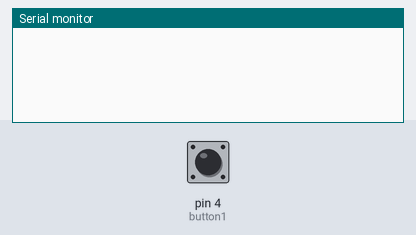
Simulated run of this sketch. Board: Arduino Uno, built with avr-gcc and run on an emulated ATmega328P. On the bench: the last lines printed to the serial monitor. The test bench sets the inputs (shaded band); at power-on: pin 4 (button1) HIGH. The modem accepts every AT command (registered, SIM ready, sends succeed) and sends nothing else.

Above: at 2.2 s.
2.3 s: pin 4 (button1) pulled LOW for 0.15 s
At 2.79 s:
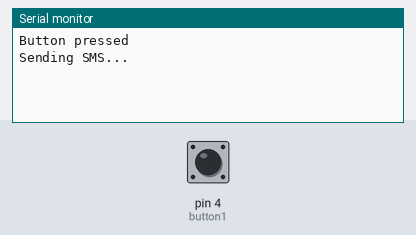
At 3.8 s:
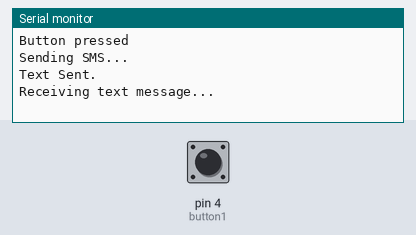

The sketch:

sms_sender.ino
```cpp
/* This code works with Sim800L and a push button
 * Press the button to send a simple SMS/Text to a specified phone number
 * Refer to www.SurtrTech.com for more details
 */

#include <SoftwareSerial.h>

SoftwareSerial sim800l(2, 3); // RX,TX for the Arduino and for the module it's TXD RXD, they should be inverted

#define button1 4 //Button pin, on the other pin it's wired with GND

bool button_State; //Button state


void setup()
{

  pinMode(button1, INPUT_PULLUP); //The button is always on HIGH level, when pressed it goes LOW
  sim800l.begin(9600);   //Module baude rate, this is on max, it depends on the version
  Serial.begin(9600);
  delay(1000);
}

void loop()
{


  button_State = digitalRead(button1);   //We are constantly reading the button State

  if (button_State == LOW) {            //And if it's pressed
    Serial.println("Button pressed");   //Shows this message on the serial monitor
    delay(200);                         //Small delay to avoid detecting the button press many times

    SendSMS();                          //And this function is called

 }

  if (sim800l.available()){            //Displays on the serial monitor if there's a communication from the module
    receivesms();
  }


}


void SendSMS()
{
  Serial.println("Sending SMS...");               //Show this message on serial monitor
  sim800l.print("AT+CMGF=1\r");                   //Set the module to SMS mode
  delay(100);
  sim800l.print("AT+CMGS=\"+33769342048\"\r");  //Your phone number don't forget to include your country code, example +212123456789"
  delay(100);
  sim800l.print("vous etes un humain a 100%");       //This is the text to send to the phone number, don't make it too long or you have to modify the SoftwareSerial buffer
  delay(100);
  sim800l.print((char)26);// (required according to the datasheet)
  delay(100);
  sim800l.println();
  Serial.println("Text Sent.");
  delay(100);

}


void GetLoc(){
  Serial.println("je gette ta position mamen ....");
  sim800l.print("AT+SAPBR=3,1,\"CONTYPE\",\"GPRS\"");
  delay(100);
  sim800l.print("AT+SAPBR=3,1,\"APN\",\"your apn here\"");
  delay(100);
  sim800l.print("AT+SAPBR=1,1");
  delay(100);
  sim800l.print("AT+CIPGSMLOC=1,1");
  delay(100);
  Serial.println("dataatad");

}

void receivesms(){
  Serial.println("Receiving text message...");
  sim800l.print("AT+CMGF=1r");   // Configure le mode SMS
  // Affiche tous les messages
  sim800l.print("AT+CMGL=\"ALL\"r");
  delay(1000);
  sim800l.println();
}
```

Measured:
- after the input at 2.3 s, the serial monitor: prints a new line at once (image 1)
